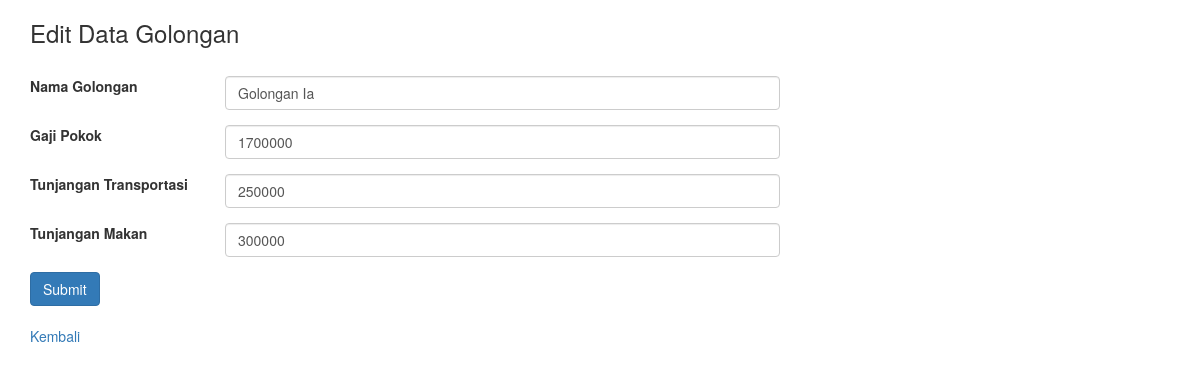
Page /edit_golongan.php?id=1 on the committed database.
### tables this page shows
CREATE TABLE `golongan` (
  `id_golongan` int(11) NOT NULL AUTO_INCREMENT,
  `nama_golongan` varchar(50) DEFAULT NULL,
  `gaji_pokok` int(11) DEFAULT NULL,
  `tunjangan_transportasi` int(11) DEFAULT NULL,
  `tunjangan_makan` int(11) DEFAULT NULL,
  PRIMARY KEY (`id_golongan`)
);

### function.php (called while the page is built, shortened)
<?php
$db = mysqli_connect("localhost", "root", "", "gaji_karyawan");
function query($query)
{
	global $db;
	$result = mysqli_query($db, $query);
	$rows = [];
	while ($row = mysqli_fetch_assoc($result)) {
		$rows[] = $row;
	}
	return $rows;
}
?>

### edit_golongan.php (the view, shortened to what this page needs)
<?php
require 'function.php';
$id = $_GET['id'];
$gol = query("SELECT * FROM golongan WHERE id_golongan = $id")[0];
?>
<!DOCTYPE html>
<html lang="en">
<head>
	<link rel="stylesheet" href="bootstrap/css/bootstrap.min.css">
</head>
<body>
	<div class="container">
		<div class="logo">
            <h3>Edit Data Golongan</h3>
			<br>
        </div>
		<form method="POST" action="">
			<div class="form-group row">
				<label class="col-sm-2 col-form-label">Nama Golongan</label>
				<div class="col-sm-6">
					<input type="text" name="nama_golongan" class="form-control"
					required value="<?php echo $gol["nama_golongan"]; ?>">
				</div>
			</div>
			<div class="form-group row">
				<label class="col-sm-2 col-form-label">Gaji Pokok</label>
				<div class="col-sm-6">
					<input type="text" name="gaji_pokok" class="form-control"
					required value="<?php echo $gol["gaji_pokok"]; ?>">
				</div>
			</div>
			<div class="form-group row">
				<label class="col-sm-2 col-form-label">Tunjangan Transportasi</label>
				<div class="col-sm-6">
					<input type="text" name="tunjangan_transportasi" class="form-control"
					required value="<?php echo $gol["tunjangan_transportasi"]; ?>">
				</div>
			</div>
			<div class="form-group row">
				<label class="col-sm-2 col-form-label">Tunjangan Makan</label>
				<div class="col-sm-6">
					<input type="text" name="tunjangan_makan" class="form-control"
					required value="<?php echo $gol["tunjangan_makan"]; ?>">
				</div>
			</div>
			<div>
				<button type="submit" name="submit" class="btn btn-primary">Submit</button>
			</div>
		</form>
		<br>
		<a href="tampil_golongan.php">Kembali</a>
	</div>
</body>
</html>

### rows in the picture
golongan: nama_golongan "Golongan Ia", gaji_pokok "1700000", tunjangan_transportasi "250000", tunjangan_makan "300000"
